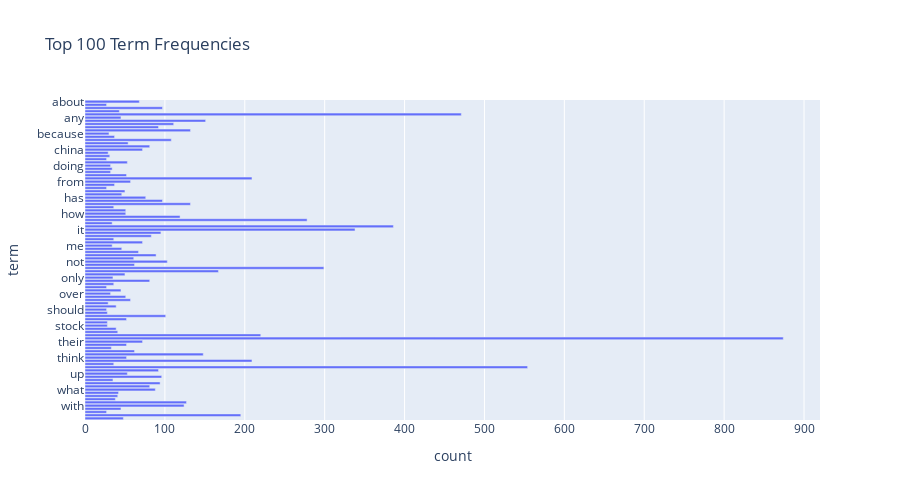

Notebook code for this chart:
### Markdown cell above
#### 4.4.2 Sort in **alphabetical order**
- use `plotly` to have a better visualization

### Code cell
import plotly.express as px

# 1. compute the term frequency
term_counts = np.asarray(X_counts.sum(axis=0)).ravel()
feature_names = count_vect.get_feature_names_out()

# 2. build dataframe
df = pd.DataFrame({"term": feature_names, "count": term_counts})
df_top = df.sort_values("count", ascending=False).head(100)

# 3. plot barchart with plotly
fig = px.bar(df_top.sort_values("term"), 
             x="count", y="term",
             orientation="h",
             title="Top 100 Term Frequencies")

fig.update_layout(yaxis=dict(autorange="reversed"))
fig.update_layout(height=500)
fig.show()

### Figure 1 — Plotly figure (JSON) as saved in the notebook; plotly's stock layout.template omitted (floating-point values rounded to 4 significant figures)
{"data": [{"hovertemplate": "count=%{x}<br>term=%{y}<extra></extra>", "legendgroup": "", "marker": {"color": "#636efa", "pattern": {"shape": ""}}, "name": "", "orientation": "h", "showlegend": false, "textposition": "auto", "type": "bar", "x": [68, 27, 97, 43, 471, 45, 151, 111, 92, 132, 30, 37, 108, 54, 81, 72, 29, 31, 27, 53, 32, 34, 32, 52, 209, 57, 37, 27, 50, 46, 76, 97, 132, 36, 51, 51, 119, 278, 34, 386, 338, 95, 83, 36, 72, 34, 46, 67, 89, 61, 103, 62, 299, 167, 50, 35, 81, 36, 27, 45, 32, 51, 57, 29, 39, 27, 28, 101, 52, 28, 28, 39, 41, 220, 874, 72, 52, 33, 62, 148, 52, 209, 36, 554, 92, 53, 96, 35, 94, 81, 88, 42, 41, 38, 127, 124, 45, 27, 195, 48], "xaxis": "x", "y": ["about", "after", "all", "an", "and", "any", "are", "as", "at", "be", "because", "been", "but", "by", "can", "china", "company", "could", "day", "do", "doing", "don", "down", "even", "for", "from", "get", "go", "going", "good", "has", "have", "he", "him", "his", "how", "if", "in", "into", "is", "it", "just", "like", "make", "market", "me", "money", "more", "my", "no", "not", "now", "of", "on", "one", "only", "or", "other", "our", "out", "over", "people", "re", "right", "see", "should", "silver", "so", "some", "still", "stock", "tariffs", "than", "that", "the", "their", "them", "then", "there", "they", "think", "this", "time", "to", "trump", "up", "us", "want", "was", "we", "what", "when", "who", "why", "will", "with", "would", "years", "you", "your"], "yaxis": "y"}], "layout": {"barmode": "relative", "height": 500, "legend": {"tracegroupgap": 0}, "title": {"text": "Top 100 Term Frequencies"}, "xaxis": {"anchor": "y", "domain": [0, 1], "title": {"text": "count"}}, "yaxis": {"anchor": "x", "autorange": "reversed", "domain": [0, 1], "title": {"text": "term"}}}}
